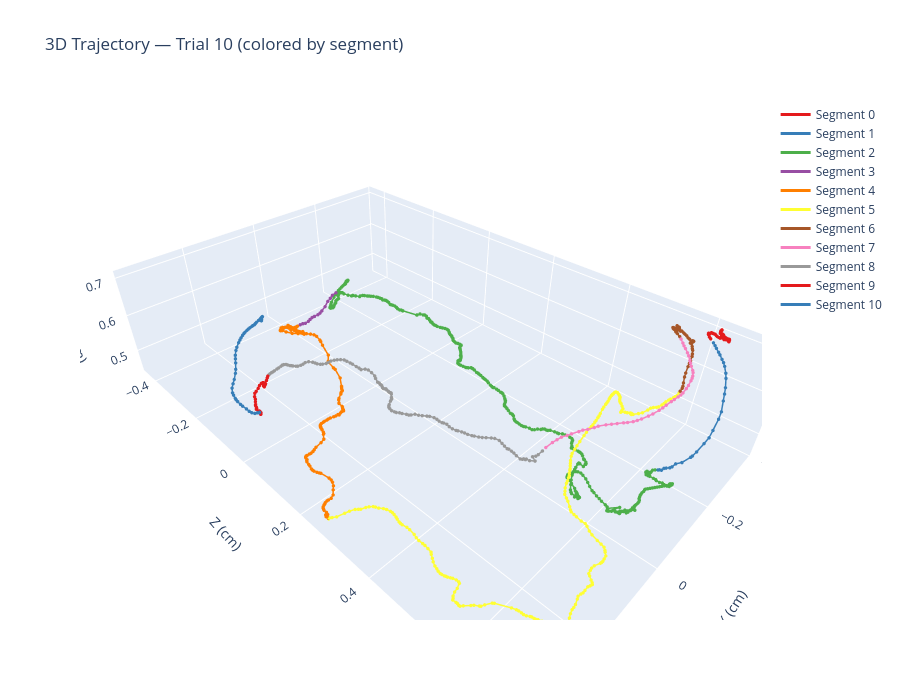

Notebook cell for this chart:
### Markdown cell above
### Visualize Segments in 3D Space

### Code cell
# 3D trajectory colored by segment (interactive plotly)
n_segments = trial_df['segment'].nunique()
palette = px.colors.qualitative.Set1

fig = go.Figure()

for seg_id in range(n_segments):
    seg_data = trial_df[trial_df['segment'] == seg_id]
    fig.add_trace(go.Scatter3d(
        x=seg_data['x'], y=seg_data['z'], z=seg_data['y'],
        mode='lines+markers',
        name=f'Segment {seg_id}',
        line=dict(color=palette[seg_id % len(palette)], width=3),
        marker=dict(size=2)
    ))

fig.update_layout(
    title=f'3D Trajectory — Trial {selected_trial} (colored by segment)',
    scene=dict(xaxis_title='X (cm)', yaxis_title='Z (cm)', zaxis_title='Y (cm)',
               aspectmode='data'),
    width=900, height=700
)
fig.show()
